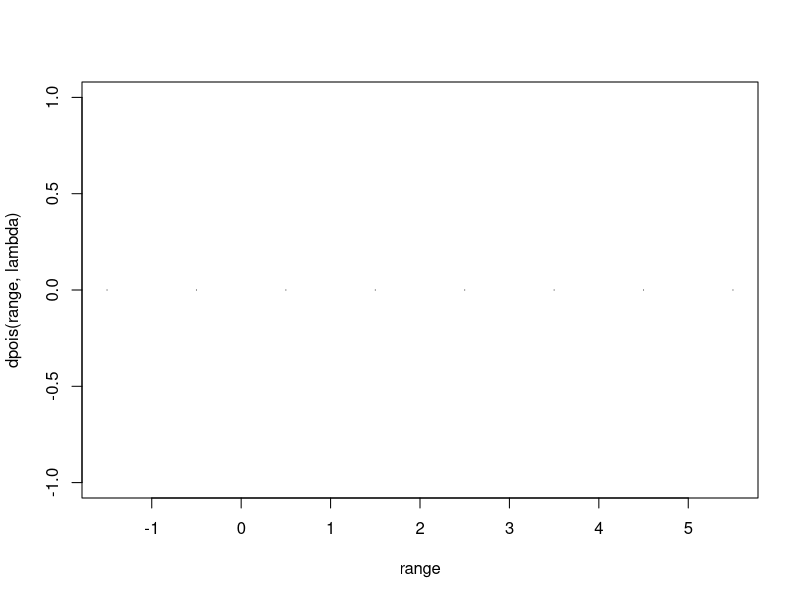
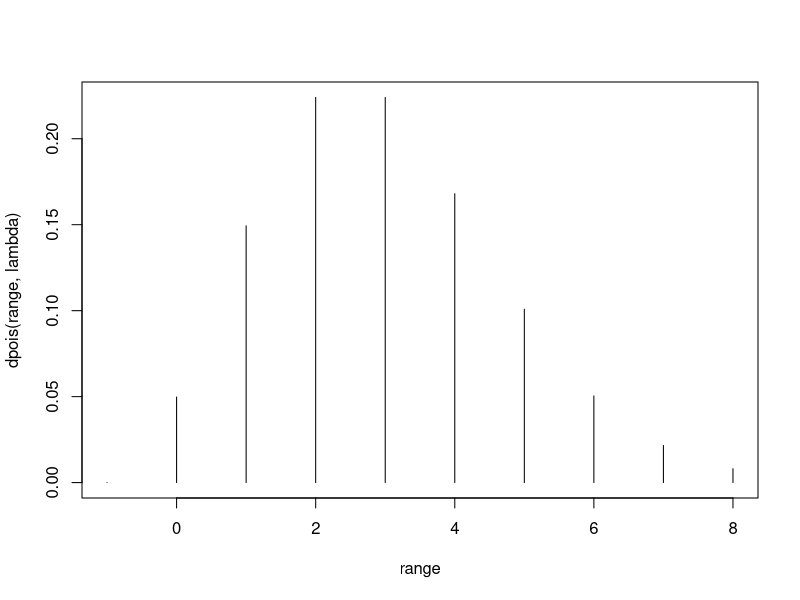
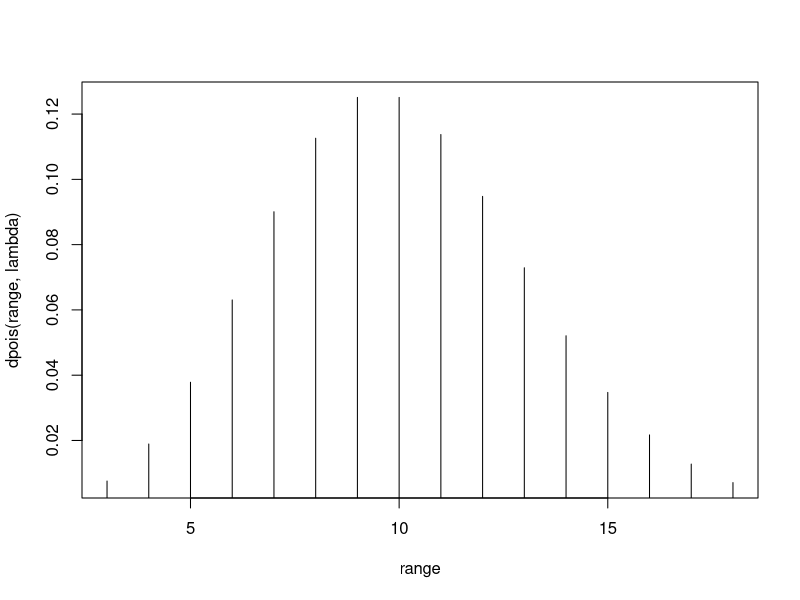
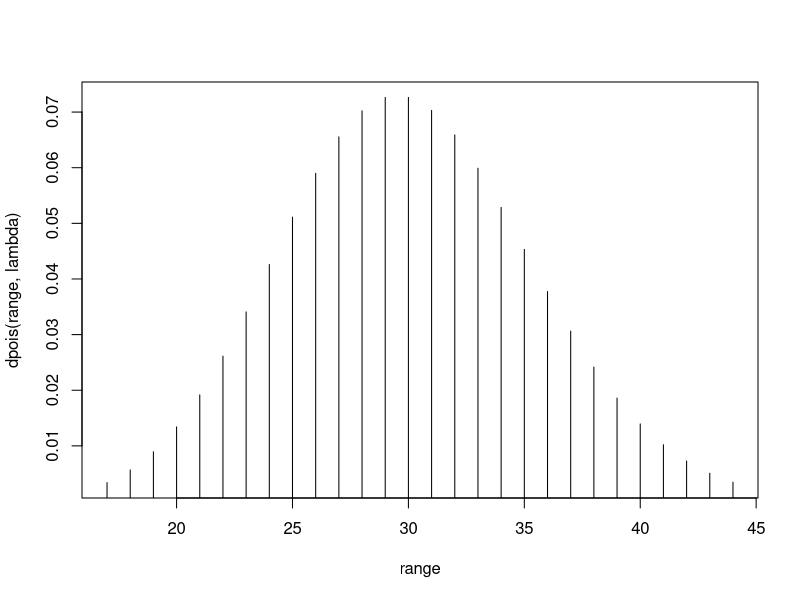

The R source for these figures, in order: (Note: this script raises an error after producing the figures.)
pois_graph = function(lambda){
    xmin = lambda - floor(2.5*sqrt(lambda))
    xmax = lambda + ceiling(2.5*sqrt(lambda))
    range = xmin:xmax
    plot(range, dpois(range, lambda), type="h")}
  
pois_graph(1.5)
pois_graph(3)

pois_graph(10)
pois_graph(30)
ppois_graph(400)
